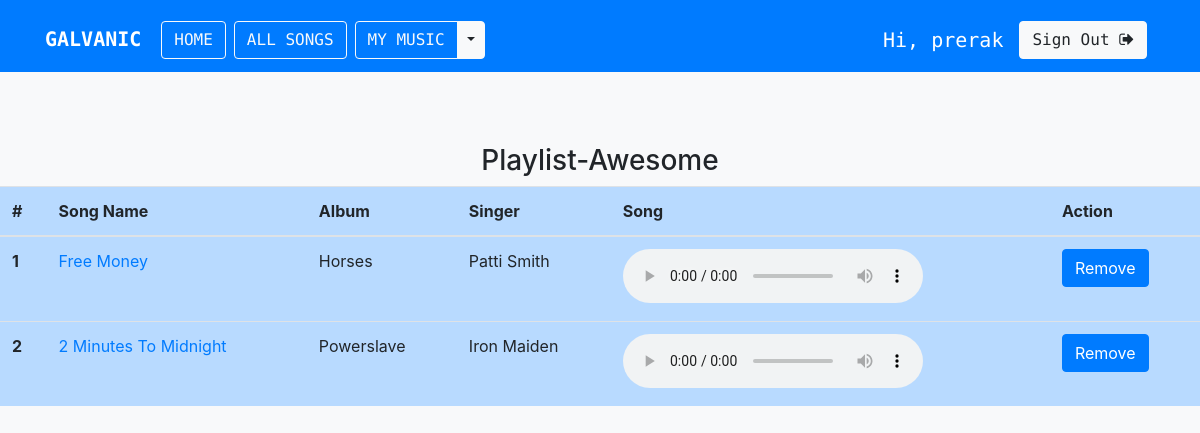
Page /playlist/Awesome/ (signed in) on the committed database.
### musicapp/models.py (models this page shows, shortened)
class Song(models.Model):
    Language_Choice = (
              ('Hindi', 'Hindi'),
              ('English', 'English'),
              ('Metal', 'Metal'),
              ('Rock', 'Rock'),
              ('Pop', 'Pop'),
          )
    name = models.CharField(max_length=200)
    album = models.CharField(max_length=200)
    language = models.CharField(max_length=20,choices=Language_Choice,default='English')
    song_img = models.FileField()
    year = models.IntegerField()
    singer = models.CharField(max_length=200)
    song_file = models.FileField()

### musicapp/views.py (the view)
# urls.py: path('playlist/<str:playlist_name>/', views.playlist_songs, name='playlist_songs'),
def playlist_songs(request, playlist_name):
    songs = Song.objects.filter(playlist__playlist_name=playlist_name, playlist__user=request.user).distinct()
    if request.method == "POST":
        song_id = list(request.POST.keys())[1]
        playlist_song = Playlist.objects.filter(playlist_name=playlist_name, song__id=song_id, user=request.user)
        playlist_song.delete()
        messages.success(request, "Song removed from playlist!")
    context = {'playlist_name': playlist_name, 'songs': songs}
    return render(request, 'musicapp/playlist_songs.html', context=context)

### templates/musicapp/playlist_songs.html (shortened to what this page needs)
{% extends 'base.html' %}
{% load socialaccount %}
{% block body %}
<br>
<br>
<br>
<center>
  <h3>Playlist-{{playlist_name}}</h3>
</center>
<table class="table table-hover table-primary">
  <thead>
    <tr>
      <th scope="col">#</th>
      <th scope="col">Song Name</th>
      <th scope="col">Album</th>
      <th scope="col">Singer</th>
      <th scope="col">Song</th>
      <th scope="col">Action</th>
    </tr>
  </thead>
  <tbody>
    {% if songs %}
    {% for song in songs %}
    <tr>
      <th scope="row">{{forloop.counter}}</th>
      <td><a href="{% url 'detail' song.id %}">{{song.name}}</a></td>
      <td>{{song.album}}</td>
      <td>{{song.singer}}</td>
      <td>
        <audio controls>
          <source src="{{ song.song_file.url }}" type="audio/mpeg">
        </audio>
      </td>
      <td>
        <form method="post">
          <input class="btn btn-primary" type="submit" value="Remove" name={{song.id}}>
        </form>
      </td>
    </tr>
    {% endfor %}
    {% endif %}
  </tbody>
</table>
{% endblock body %}

### templates/base.html (shortened to what this page needs)
{% load static %}
<!doctype html>
<html lang="en">
<head>
    <link rel="stylesheet" href="https://maxcdn.bootstrapcdn.com/bootstrap/4.0.0/css/bootstrap.min.css">
    <link rel="stylesheet" href="https://stackpath.bootstrapcdn.com/font-awesome/4.7.0/css/font-awesome.min.css">
    <link href="{% static 'musicapp/css/musicplayer.css' %}" rel="stylesheet">
</head>
<body class="bg-light">
    <nav class="navbar navbar-expand-md navbar-primary bg-primary">
        <div class="container">
            <h1><a href="{% url 'index' %}" class="navbar-brand">
            <strong style="color:white">GALVANIC</strong></a></h1>
            <div class="collapse navbar-collapse">
                <a href="{% url 'index' %}" class="btn btn-outline-light mt-2 mx-1">HOME</a>
                <a href="{% url 'all_songs' %}" class="btn btn-outline-light mt-2 mx-1">ALL SONGS</a>
                {% if request.user.is_active %}
                <div class="btn-group mt-2 mx-1">
                    <a type="button" href="{% url 'mymusic' %}" class="btn btn-outline-light">MY MUSIC</a>
                    <button type="button" class="btn btn-light dropdown-toggle dropdown-toggle-split" data-toggle="dropdown" aria-haspopup="true" aria-expanded="false">
                    </button>
                </div>
                {% endif %}
            </div>
            <div class="collapse navbar-collapse justify-content-end" id="navbar">
            {% if request.user.is_active %}
            <h5 class="text-white mt-3 mx-2">Hi, {{ request.user.username }}</h5>
            <a href="{% url 'logout' %}" class="btn btn-light mt-2 mx-2"> Sign Out <i class="fa fa-sign-out" aria-hidden="true"></i></a>
            {% else %}
            <a href="{% url 'login' %}" class="btn btn-light mt-2 mx-2"><i class="fa fa-sign-in" aria-hidden="true"></i> Sign In</a>
            <a href="{% url 'signup' %}" class="btn btn-light mt-2 mx-2"><i class="fa fa-user-plus" aria-hidden="true"></i> Sign Up</a>
            {% endif %}
            </div>
        </div>
    </nav>
    {% block body %}
    {% endblock body %}
    <br>
    <br>
    <br>
</body>
</html>

### templates/base.html (style rules this page uses)
.navbar { font-family: 'Source Code Pro', monospace; }
html { position: relative; min-height: 100%; }
body { margin-bottom: 0px; }

### rows in the picture
Song: name "Free Money", album "Horses", singer "Patti Smith"
Song: name "2 Minutes To Midnight", album "Powerslave", singer "Iron Maiden"

### other values in the picture
{{ request.user.username }} "prerak"
{{ playlist_name }} "Awesome"
